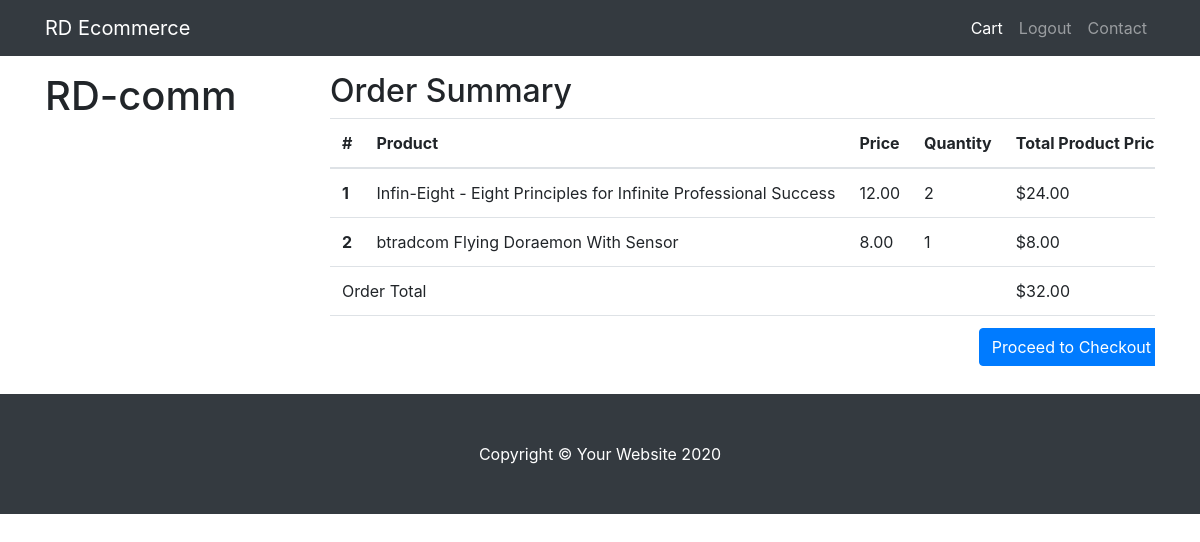
The app's page /cart/order-summary/ (signed in), older data.
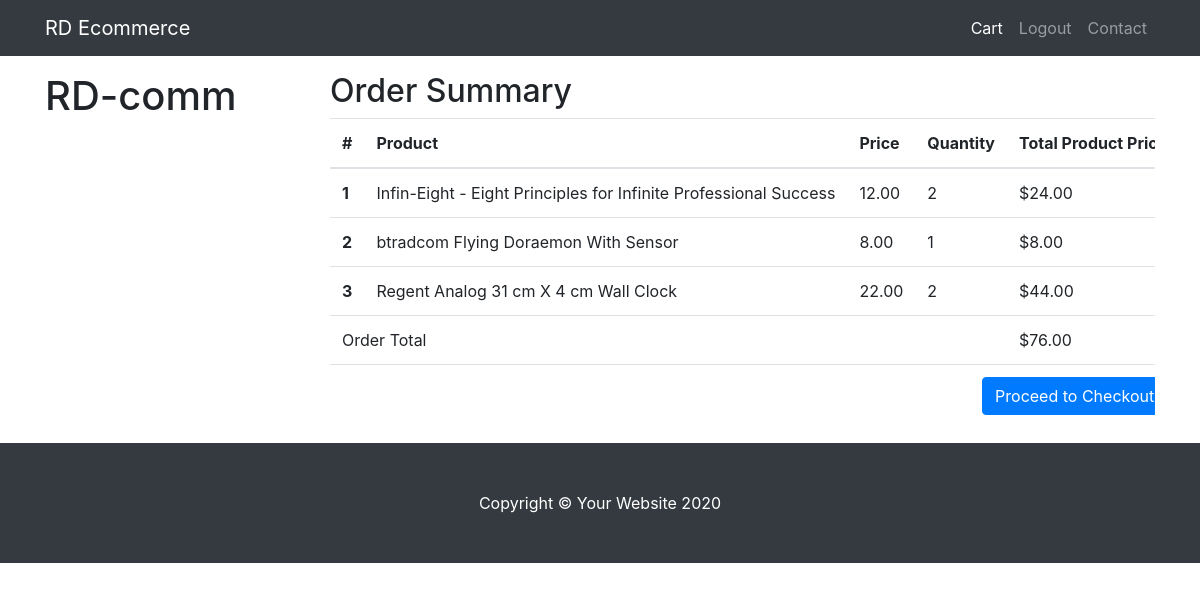
The same page, newer data.
### orders/models.py (models this page shows, shortened)
class OrderItem(models.Model):
    product = models.ForeignKey(Product, on_delete=models.CASCADE)
    quantity = models.IntegerField(default=1)
    order = models.ForeignKey('Order', on_delete=models.CASCADE)
    def get_total_item_price(self):
        return self.product.price * self.quantity

class Order(models.Model):
    user = models.ForeignKey(User, on_delete=models.CASCADE)
    start_date = models.DateTimeField(auto_now_add=True)
    ordered_date = models.DateTimeField(null=True)
    is_ordered = models.BooleanField(default=False)
    def get_total_order_price(self):
        total = 0
        for orderitem in self.orderitem_set.all():
            total += orderitem.get_total_item_price()
        return total

### products/models.py (models this page shows, shortened)
class Product(models.Model):
    name = models.CharField(max_length=200)
    category = models.ForeignKey('Category', on_delete=models.CASCADE)
    description = models.TextField(max_length=2000, default='')
    photo = models.URLField(max_length=900, default='https://via.placeholder.com/300x400?text=No+photo')
    price = models.DecimalField(max_digits=10, decimal_places=2)
    slug = models.SlugField()

### orders/views.py (the view)
# urls.py: path('order-summary/', OrderSummaryView.as_view(), name='order-summary'),
class OrderSummaryView(LoginRequiredMixin, View):
    def get(self, *args, **kwargs):
        try:
            order = Order.objects.get(user=self.request.user, is_ordered=False)
            order_items = order.orderitem_set.all()
            context = {
                'order_items': order_items,
                'order_total_price': order.get_total_order_price,
            }
            return render(self.request, 'order_summary.html', context)
        except ObjectDoesNotExist:
            messages.info(self.request, "You do not have an active order")
            return redirect("/")

### templates/order_summary.html
{% extends "base.html" %}
{% block content %}
<br>
<div class="table-responsive text-nowrap">
<h2> Order Summary</h2>
  <table class="table">
    <thead>
      <tr>
          <th scope="col">#</th>
        <th scope="col">Product</th>
        <th scope="col">Price</th>
        <th scope="col">Quantity</th>
        <th scope="col">Total Product Price</th>
      </tr>
    </thead>
    <tbody>
    {% for order_item in order_items %}
          <tr>
            <th scope="row">{{ forloop.counter }}</th>
            <td>{{ order_item.product.name }}</td>
            <td>{{ order_item.product.price }}</td>
            <td>{{ order_item.quantity }} </td>
            <td>${{ order_item.get_total_item_price }}</td>
          </tr>
    {% endfor %}
    <tr>
        <td colspan="4">Order Total</td>
        <td>${{ order_total_price }}</td>
    </tr>
    <tr>
        <td colspan="5"> <a class="btn btn-primary float-right" href="/cart/checkout/"> Proceed to Checkout</a></td>
    </tr>
    </tbody>
  </table>
</div>
{% endblock %}

Row changes from the older to the newer data that the page shows:
added OrderItem: product.name "Regent Analog 31 cm X 4 cm Wall Clock", product.price "22.00", quantity "2", get_total_item_price "44.00"
computed for Order: id.quantity "32.00" → "76.00"
